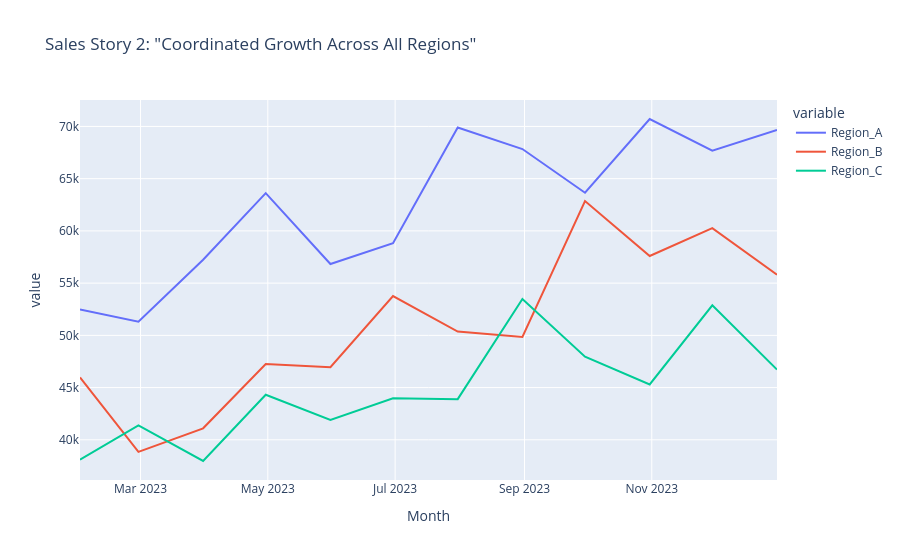

This figure's notebook cell:
### Markdown cell above
### Story 2: "All Regions are Growing Together"
If we show all regions, we tell a story of competitive market growth.

### Code cell
fig = px.line(df_sales, x='Month', y=['Region_A', 'Region_B', 'Region_C'], 
              title='Sales Story 2: "Coordinated Growth Across All Regions"')
fig.show()

### Figure 1 — Plotly figure (JSON) as saved in the notebook; plotly's stock layout.template omitted (floating-point values rounded to 4 significant figures)
{"data": [{"hovertemplate": "variable=Region_A<br>Month=%{x}<br>value=%{y}<extra></extra>", "legendgroup": "Region_A", "line": {"color": "#636efa", "dash": "solid"}, "marker": {"symbol": "circle"}, "mode": "lines", "name": "Region_A", "orientation": "v", "showlegend": true, "type": "scatter", "x": ["2023-01-31T00:00:00.000000000", "2023-02-28T00:00:00.000000000", "2023-03-31T00:00:00.000000000", "2023-04-30T00:00:00.000000000", "2023-05-31T00:00:00.000000000", "2023-06-30T00:00:00.000000000", "2023-07-31T00:00:00.000000000", "2023-08-31T00:00:00.000000000", "2023-09-30T00:00:00.000000000", "2023-10-31T00:00:00.000000000", "2023-11-30T00:00:00.000000000", "2023-12-31T00:00:00.000000000"], "xaxis": "x", "y": [52480.0, 51310.0, 57240.0, 63620.0, 56830.0, 58830.0, 69900.0, 67840.0, 63650.0, 70710.0, 67680.0, 69670.0], "yaxis": "y"}, {"hovertemplate": "variable=Region_B<br>Month=%{x}<br>value=%{y}<extra></extra>", "legendgroup": "Region_B", "line": {"color": "#EF553B", "dash": "solid"}, "marker": {"symbol": "circle"}, "mode": "lines", "name": "Region_B", "orientation": "v", "showlegend": true, "type": "scatter", "x": ["2023-01-31T00:00:00.000000000", "2023-02-28T00:00:00.000000000", "2023-03-31T00:00:00.000000000", "2023-04-30T00:00:00.000000000", "2023-05-31T00:00:00.000000000", "2023-06-30T00:00:00.000000000", "2023-07-31T00:00:00.000000000", "2023-08-31T00:00:00.000000000", "2023-09-30T00:00:00.000000000", "2023-10-31T00:00:00.000000000", "2023-11-30T00:00:00.000000000", "2023-12-31T00:00:00.000000000"], "xaxis": "x", "y": [45970.0, 38850.0, 41100.0, 47250.0, 46950.0, 53760.0, 50370.0, 49850.0, 62860.0, 57600.0, 60270.0, 55800.0], "yaxis": "y"}, {"hovertemplate": "variable=Region_C<br>Month=%{x}<br>value=%{y}<extra></extra>", "legendgroup": "Region_C", "line": {"color": "#00cc96", "dash": "solid"}, "marker": {"symbol": "circle"}, "mode": "lines", "name": "Region_C", "orientation": "v", "showlegend": true, "type": "scatter", "x": ["2023-01-31T00:00:00.000000000", "2023-02-28T00:00:00.000000000", "2023-03-31T00:00:00.000000000", "2023-04-30T00:00:00.000000000", "2023-05-31T00:00:00.000000000", "2023-06-30T00:00:00.000000000", "2023-07-31T00:00:00.000000000", "2023-08-31T00:00:00.000000000", "2023-09-30T00:00:00.000000000", "2023-10-31T00:00:00.000000000", "2023-11-30T00:00:00.000000000", "2023-12-31T00:00:00.000000000"], "xaxis": "x", "y": [38090.0, 41390.0, 37970.0, 44310.0, 41900.0, 43980.0, 43890.0, 53480.0, 47950.0, 45300.0, 52880.0, 46730.0], "yaxis": "y"}], "layout": {"legend": {"title": {"text": "variable"}, "tracegroupgap": 0}, "title": {"text": "Sales Story 2: \"Coordinated Growth Across All Regions\""}, "xaxis": {"anchor": "y", "domain": [0, 1], "title": {"text": "Month"}}, "yaxis": {"anchor": "x", "domain": [0, 1], "title": {"text": "value"}}}}
